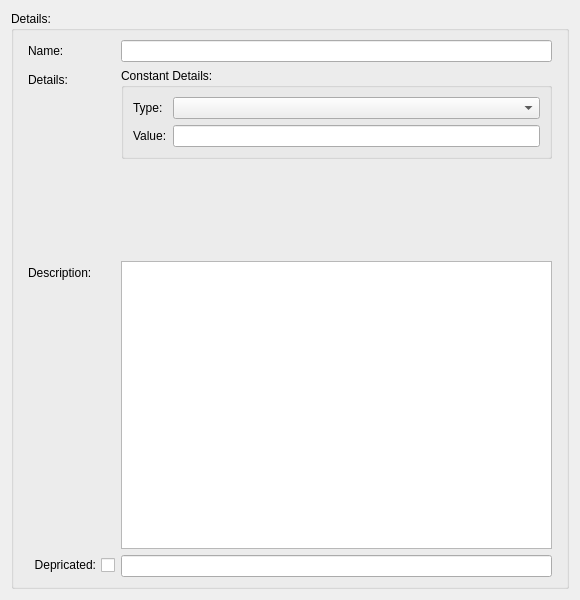
<?xml version="1.0" encoding="UTF-8"?>
<ui version="4.0">
 <class>SIConstantDetails</class>
 <widget class="QWidget" name="SIConstantDetails">
  <property name="geometry">
   <rect>
    <x>0</x>
    <y>0</y>
    <width>580</width>
    <height>600</height>
   </rect>
  </property>
  <property name="windowTitle">
   <string>Form</string>
  </property>
  <layout class="QVBoxLayout" name="verticalLayout_3">
   <item>
    <widget class="QGroupBox" name="groupBoxDetails">
     <property name="title">
      <string>Details:</string>
     </property>
     <layout class="QVBoxLayout" name="verticalLayout_2">
      <item>
       <layout class="QFormLayout" name="formLayout">
        <property name="sizeConstraint">
         <enum>QLayout::SizeConstraint::SetNoConstraint</enum>
        </property>
        <property name="rowWrapPolicy">
         <enum>QFormLayout::RowWrapPolicy::DontWrapRows</enum>
        </property>
        <property name="labelAlignment">
         <set>Qt::AlignmentFlag::AlignLeading|Qt::AlignmentFlag::AlignLeft|Qt::AlignmentFlag::AlignTop</set>
        </property>
        <property name="leftMargin">
         <number>5</number>
        </property>
        <property name="rightMargin">
         <number>5</number>
        </property>
        <item row="0" column="0">
         <widget class="QLabel" name="label">
          <property name="text">
           <string>Name:</string>
          </property>
         </widget>
        </item>
        <item row="0" column="1">
         <widget class="QLineEdit" name="editName"/>
        </item>
        <item row="1" column="0">
         <widget class="QLabel" name="label_3">
          <property name="text">
           <string>Details:</string>
          </property>
         </widget>
        </item>
        <item row="1" column="1">
         <widget class="QGroupBox" name="groupBox_3">
          <property name="sizePolicy">
           <sizepolicy hsizetype="Expanding" vsizetype="Preferred">
            <horstretch>0</horstretch>
            <verstretch>0</verstretch>
           </sizepolicy>
          </property>
          <property name="title">
           <string>Constant Details:</string>
          </property>
          <layout class="QFormLayout" name="formLayout_2">
           <item row="0" column="0">
            <widget class="QLabel" name="label_4">
             <property name="text">
              <string>Type:</string>
             </property>
            </widget>
           </item>
           <item row="0" column="1">
            <widget class="QComboBox" name="comboTypes"/>
           </item>
           <item row="1" column="0">
            <widget class="QLabel" name="label_5">
             <property name="text">
              <string>Value:</string>
             </property>
            </widget>
           </item>
           <item row="1" column="1">
            <widget class="QLineEdit" name="editValue"/>
           </item>
          </layout>
         </widget>
        </item>
        <item row="3" column="0">
         <widget class="QLabel" name="label_7">
          <property name="text">
           <string>Description:</string>
          </property>
         </widget>
        </item>
        <item row="3" column="1">
         <widget class="QPlainTextEdit" name="textDescribe">
          <property name="sizePolicy">
           <sizepolicy hsizetype="Expanding" vsizetype="MinimumExpanding">
            <horstretch>0</horstretch>
            <verstretch>0</verstretch>
           </sizepolicy>
          </property>
          <property name="minimumSize">
           <size>
            <width>0</width>
            <height>0</height>
           </size>
          </property>
          <property name="plainText">
           <string notr="true"/>
          </property>
          <property name="overwriteMode">
           <bool>false</bool>
          </property>
          <property name="placeholderText">
           <string notr="true">Describe topic here</string>
          </property>
         </widget>
        </item>
        <item row="4" column="0">
         <widget class="QCheckBox" name="checkDepricated">
          <property name="sizePolicy">
           <sizepolicy hsizetype="Expanding" vsizetype="Fixed">
            <horstretch>0</horstretch>
            <verstretch>0</verstretch>
           </sizepolicy>
          </property>
          <property name="layoutDirection">
           <enum>Qt::LayoutDirection::RightToLeft</enum>
          </property>
          <property name="text">
           <string>Depricated:</string>
          </property>
         </widget>
        </item>
        <item row="4" column="1">
         <widget class="QLineEdit" name="editDepricated">
          <property name="sizePolicy">
           <sizepolicy hsizetype="Expanding" vsizetype="Fixed">
            <horstretch>0</horstretch>
            <verstretch>0</verstretch>
           </sizepolicy>
          </property>
         </widget>
        </item>
        <item row="2" column="1">
         <spacer name="verticalSpacer">
          <property name="orientation">
           <enum>Qt::Orientation::Vertical</enum>
          </property>
          <property name="sizeType">
           <enum>QSizePolicy::Policy::Preferred</enum>
          </property>
          <property name="sizeHint" stdset="0">
           <size>
            <width>20</width>
            <height>90</height>
           </size>
          </property>
         </spacer>
        </item>
        <item row="2" column="0">
         <spacer name="verticalSpacer_2">
          <property name="orientation">
           <enum>Qt::Orientation::Vertical</enum>
          </property>
          <property name="sizeType">
           <enum>QSizePolicy::Policy::Preferred</enum>
          </property>
          <property name="sizeHint" stdset="0">
           <size>
            <width>20</width>
            <height>85</height>
           </size>
          </property>
         </spacer>
        </item>
       </layout>
      </item>
     </layout>
    </widget>
   </item>
  </layout>
 </widget>
 <tabstops>
  <tabstop>editName</tabstop>
  <tabstop>comboTypes</tabstop>
  <tabstop>textDescribe</tabstop>
 </tabstops>
 <resources/>
 <connections/>
</ui>
